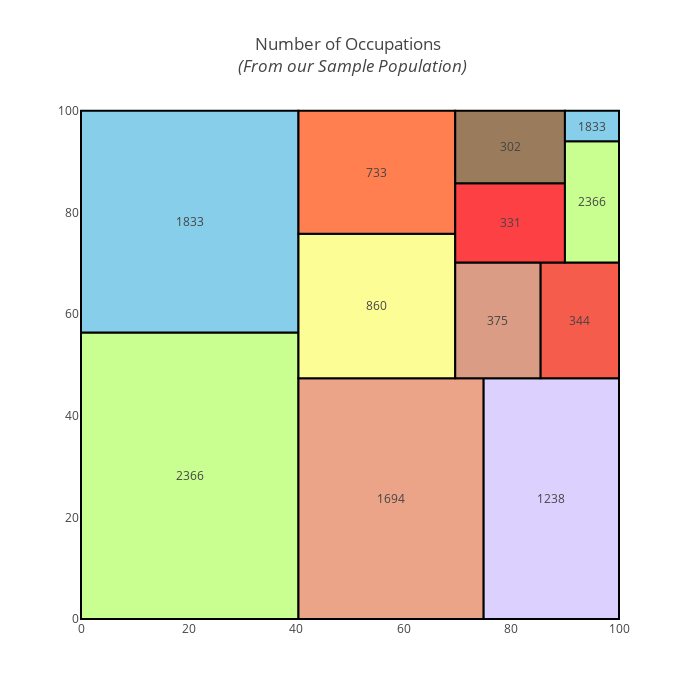

The notebook cell saved with this chart:
### Code cell
import squarify
df = df.drop(df.loc[df["balance"] == 0].index)


x = 0
y = 0
width = 100
height = 100

job_names = df['job'].value_counts().index
values = df['job'].value_counts().tolist()

normed = squarify.normalize_sizes(values, width, height)
rects = squarify.squarify(normed, x, y, width, height)

colors = ['rgb(200, 255, 144)','rgb(135, 206, 235)',
          'rgb(235, 164, 135)','rgb(220, 208, 255)',
          'rgb(253, 253, 150)','rgb(255, 127, 80)', 
         'rgb(218, 156, 133)', 'rgb(245, 92, 76)',
         'rgb(252,64,68)', 'rgb(154,123,91)']

shapes = []
annotations = []
counter = 0

for r in rects:
    shapes.append(
        dict(
            type = 'rect',
            x0 = r['x'],
            y0 = r['y'],
            x1 = r['x'] + r['dx'],
            y1 = r['y'] + r['dy'],
            line = dict(width=2),
            fillcolor = colors[counter]
        )
    )
    annotations.append(
        dict(
            x = r['x']+(r['dx']/2),
            y = r['y']+(r['dy']/2),
            text = values[counter],
            showarrow = False
        )
    )
    counter = counter + 1
    if counter >= len(colors):
        counter = 0
    
# For hover text
trace0 = go.Scatter(
    x = [ r['x']+(r['dx']/2) for r in rects],
    y = [ r['y']+(r['dy']/2) for r in rects],
    text = [ str(v) for v in job_names],
    mode='text',
)

layout = dict(
    title='Number of Occupations <br> <i>(From our Sample Population)</i>',
    height=700, 
    width=700,
    xaxis=dict(showgrid=False,zeroline=False),
    yaxis=dict(showgrid=False,zeroline=False),
    shapes=shapes,
    annotations=annotations,
    hovermode='closest'
)

# With hovertext
figure = dict(data=[trace0], layout=layout)

iplot(figure, filename='squarify-treemap')
plt.show()

### Figure 1 — Plotly figure (JSON) as saved in the notebook; plotly's stock layout.template omitted (floating-point values rounded to 4 significant figures)
{"data": [{"mode": "text", "text": ["management", "blue-collar", "technician", "admin.", "services", "retired", "self-employed", "student", "unemployed", "entrepreneur", "housemaid", "unknown"], "type": "scatter", "uid": "c1a443c5-875b-4a08-bfe8-dff747364bd3", "x": [20.21, 20.21, 57.63, 87.42, 54.99, 54.99, 77.5, 92.72, 79.76, 79.76, 94.98, 94.98], "y": [28.17, 78.17, 23.69, 23.69, 61.58, 87.89, 58.74, 58.74, 77.93, 92.87, 82.04, 96.98]}], "layout": {"annotations": [{"showarrow": false, "text": "2366", "x": 20.21, "y": 28.17}, {"showarrow": false, "text": "1833", "x": 20.21, "y": 78.17}, {"showarrow": false, "text": "1694", "x": 57.63, "y": 23.69}, {"showarrow": false, "text": "1238", "x": 87.42, "y": 23.69}, {"showarrow": false, "text": "860", "x": 54.99, "y": 61.58}, {"showarrow": false, "text": "733", "x": 54.99, "y": 87.89}, {"showarrow": false, "text": "375", "x": 77.5, "y": 58.74}, {"showarrow": false, "text": "344", "x": 92.72, "y": 58.74}, {"showarrow": false, "text": "331", "x": 79.76, "y": 77.93}, {"showarrow": false, "text": "302", "x": 79.76, "y": 92.87}, {"showarrow": false, "text": "2366", "x": 94.98, "y": 82.04}, {"showarrow": false, "text": "1833", "x": 94.98, "y": 96.98}], "height": 700, "hovermode": "closest", "shapes": [{"fillcolor": "rgb(200, 255, 144)", "line": {"width": 2}, "type": "rect", "x0": 0, "x1": 40.42, "y0": 0, "y1": 56.35}, {"fillcolor": "rgb(135, 206, 235)", "line": {"width": 2}, "type": "rect", "x0": 0, "x1": 40.42, "y0": 56.35, "y1": 100}, {"fillcolor": "rgb(235, 164, 135)", "line": {"width": 2}, "type": "rect", "x0": 40.42, "x1": 74.84, "y0": 0, "y1": 47.37}, {"fillcolor": "rgb(220, 208, 255)", "line": {"width": 2}, "type": "rect", "x0": 74.84, "x1": 100.0, "y0": 0, "y1": 47.37}, {"fillcolor": "rgb(253, 253, 150)", "line": {"width": 2}, "type": "rect", "x0": 40.42, "x1": 69.56, "y0": 47.37, "y1": 75.78}, {"fillcolor": "rgb(255, 127, 80)", "line": {"width": 2}, "type": "rect", "x0": 40.42, "x1": 69.56, "y0": 75.78, "y1": 100}, {"fillcolor": "rgb(218, 156, 133)", "line": {"width": 2}, "type": "rect", "x0": 69.56, "x1": 85.44, "y0": 47.37, "y1": 70.11}, {"fillcolor": "rgb(245, 92, 76)", "line": {"width": 2}, "type": "rect", "x0": 85.44, "x1": 100.0, "y0": 47.37, "y1": 70.11}, {"fillcolor": "rgb(252,64,68)", "line": {"width": 2}, "type": "rect", "x0": 69.56, "x1": 89.95, "y0": 70.11, "y1": 85.74}, {"fillcolor": "rgb(154,123,91)", "line": {"width": 2}, "type": "rect", "x0": 69.56, "x1": 89.95, "y0": 85.74, "y1": 100}, {"fillcolor": "rgb(200, 255, 144)", "line": {"width": 2}, "type": "rect", "x0": 89.95, "x1": 100, "y0": 70.11, "y1": 93.97}, {"fillcolor": "rgb(135, 206, 235)", "line": {"width": 2}, "type": "rect", "x0": 89.95, "x1": 100.0, "y0": 93.97, "y1": 100.0}], "title": {"text": "Number of Occupations <br> <i>(From our Sample Population)</i>"}, "width": 700, "xaxis": {"showgrid": false, "zeroline": false}, "yaxis": {"showgrid": false, "zeroline": false}}}
